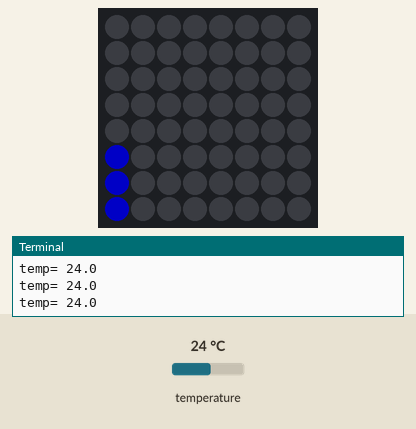
Simulated run of this program. Board: Raspberry Pi (BCM pin numbers) with a Sense HAT. Shown: the Sense HAT's 8×8 RGB LED matrix, the last lines printed to the terminal. The test bench sets the inputs (shaded band); at power-on: temperature 24 °C. Dim RGB values are drawn brighter than linear.

Above: at 1.2 s.
1.3 s: temperature set to 12 °C
At 2.2 s:
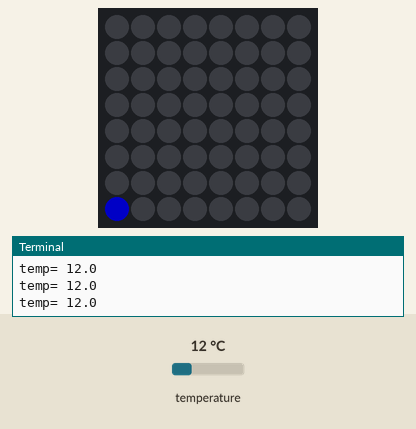
2.9 s: temperature set to 28 °C
At 4.2 s:
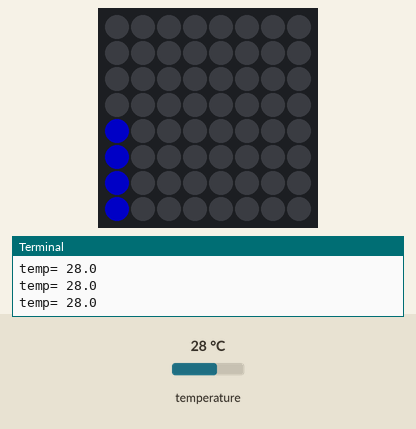
5.9 s: temperature set to 33 °C
At 6.6 s:
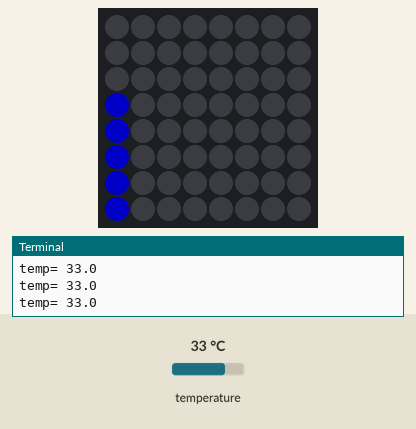
7.4 s: temperature set to 41 °C
9.0 s: temperature set to 19 °C
At 9.6 s:
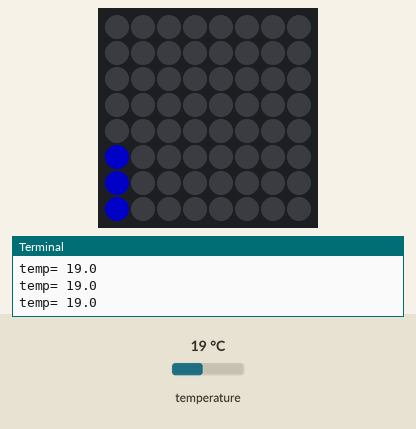
10.6 s: temperature set to 7 °C
At 11.6 s:
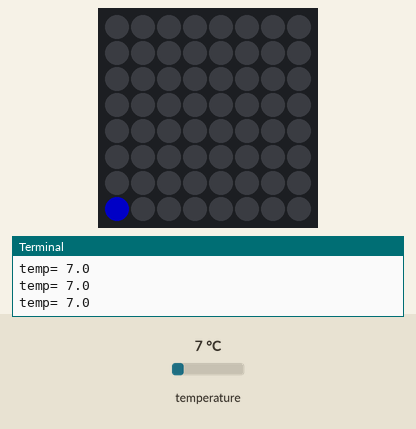
Timing chart, 0 to 13.2 s (numbered marks = the images above; inputs shaded):
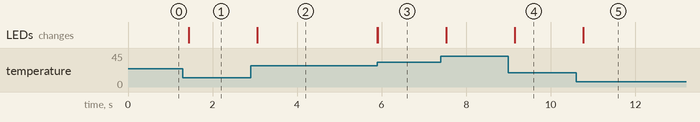

The program:

EnvironmentBoard.py
```python
#author : Choi SY
# this project make environment dashboard device
#2021.2.3

# This file has been written to your home directory for convenience. It is
# saved as "/home/pi/sensor_menu-2021-02-03-10-47-07.py"

from sense_hat import *
import numpy as np
from time import sleep


hat = SenseHat()

# Draw the foreground (fg) into a numpy array
Rd = (255, 0, 0)
Gn = (0, 255, 0)
Bl = (0, 0, 255)
Gy = (128, 128, 128)
__ = (0, 0, 0)

class temp(object):
    def __init__(self):
        self.temp = 0
        self.barColor =  (0,0,100)
        self.x = 0
        self.y = 7
        self.tempMax = 50
        self.dotMax = 8
        self.scale = self.dotMax/self.tempMax

    def get_temp(self):
        self.temp = hat.get_temperature()
        print('temp=',self.temp)

    def show_barGraph(self):
        #input temp (0~40)
        #numOfDot 8
        #5
        #dx = 40, dy = 8
        #scale = dy/dx = 8/40 = 0.2

        #y = Numofdot
        #y = f(x) = scale*temp + 0
        numOfdot = int(self.scale * self.temp)
        for i in range(numOfdot):
            hat.set_pixel(self.x, 7-i, self.barColor)


tempBar = temp()
while True:
    hat.clear()
    tempBar.get_temp()
    tempBar.show_barGraph()
    sleep(0.2)


'''

fg = np.array([
    [Rd, Rd, Rd, __, Gn, Gn, __, __],
    [__, Rd, __, __, Gn, __, Gn, __],
    [__, Rd, __, __, Gn, Gn, __, __],
    [__, Rd, __, __, Gn, __, __, __],
    [Bl, __, Bl, __, __, Gy, __, __],
    [Bl, Bl, Bl, __, Gy, __, Gy, __],
    [Bl, __, Bl, __, Gy, __, Gy, __],
    [Bl, __, Bl, __, __, Gy, Gy, __],
    ], dtype=np.uint8)
# Mask is a boolean array of which pixels are transparent
mask = np.all(fg == __, axis=2)

def display(hat, selection):
    # Draw the background (bg) selection box into another numpy array
    left, top, right, bottom = {
        'T': (0, 0, 4, 4),
        'P': (4, 0, 8, 4),
        'Q': (4, 4, 8, 8),
        'H': (0, 4, 4, 8),
        }[selection]
    bg = np.zeros((8, 8, 3), dtype=np.uint8)
    bg[top:bottom, left:right, :] = (255, 255, 255)
    # Construct final pixels from bg array with non-transparent elements of
    # the menu array
    hat.set_pixels([
        bg_pix if mask_pix else fg_pix
        for (bg_pix, mask_pix, fg_pix) in zip(
            (p for row in bg for p in row),
            (p for row in mask for p in row),
            (p for row in fg for p in row),
            )
        ])

def execute(hat, selection):
    if selection == 'T':
        hat.show_message('Temperature: %.1fC' % hat.temp, 0.05, Rd)
    elif selection == 'P':
        hat.show_message('Pressure: %.1fmbar' % hat.pressure, 0.05, Gn)
    elif selection == 'H':
        hat.show_message('Humidity: %.1f%%' % hat.humidity, 0.05, Bl)
    else:
        return True
    return False

def move(selection, direction):
    return {
        ('T', DIRECTION_RIGHT): 'P',
        ('T', DIRECTION_DOWN):  'H',
        ('P', DIRECTION_LEFT):  'T',
        ('P', DIRECTION_DOWN):  'Q',
        ('Q', DIRECTION_UP):    'P',
        ('Q', DIRECTION_LEFT):  'H',
        ('H', DIRECTION_RIGHT): 'Q',
        ('H', DIRECTION_UP):    'T',
        }.get((selection, direction), selection)


selection = 'T'
while True:
    display(hat, selection)
    event = hat.stick.wait_for_event()
    if event.action == ACTION_PRESSED:
        if event.direction == DIRECTION_MIDDLE:
            if execute(hat, selection):
                break
        else:
            selection = move(selection, event.direction)
hat.clear()

'''
```

Measured:
- after the input at 1.3 s, the LEDs: change after 0.14 s (image 1)
- after the input at 2.9 s, the LEDs: change after 0.16 s (image 2)
- after the input at 5.9 s, the LEDs: first change at once (image 3 shows a later state)
- after the input at 9.0 s, the LEDs: change after 0.15 s (image 4)
- after the input at 10.6 s, the LEDs: change after 0.17 s (image 5)
